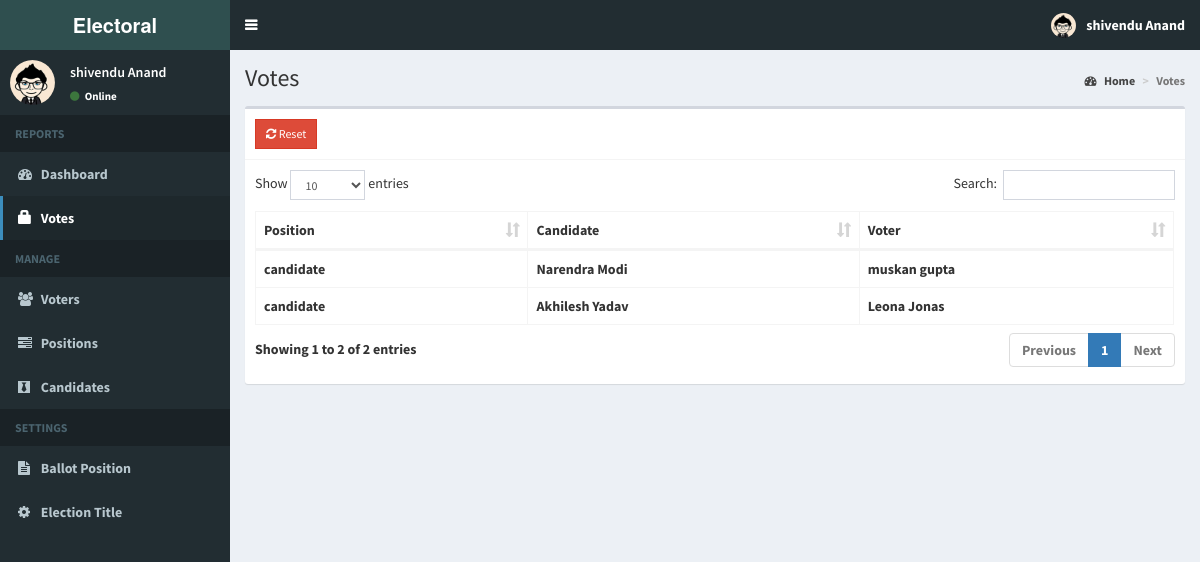
Screenshot of /admin/votes.php (signed in) with the database file from the repository.
### tables this page shows
CREATE TABLE `votes` (
  `id` int(11) NOT NULL,
  `voters_id` int(11) NOT NULL,
  `candidate_id` int(11) NOT NULL,
  `position_id` int(11) NOT NULL
);

CREATE TABLE `positions` (
  `id` int(11) NOT NULL,
  `description` varchar(50) NOT NULL,
  `max_vote` int(11) NOT NULL,
  `priority` int(11) NOT NULL
);

CREATE TABLE `candidates` (
  `id` int(11) NOT NULL,
  `position_id` int(11) NOT NULL,
  `firstname` varchar(30) NOT NULL,
  `lastname` varchar(30) NOT NULL,
  `photo` varchar(150) NOT NULL,
  `platform` text NOT NULL
);

CREATE TABLE `voters` (
  `id` int(11) NOT NULL,
  `voters_id` varchar(15) NOT NULL,
  `password` varchar(60) NOT NULL,
  `firstname` varchar(30) NOT NULL,
  `lastname` varchar(30) NOT NULL,
  `photo` varchar(150) NOT NULL
);

### admin/includes/session.php (called while the page is built, shortened)
<?php
	include 'includes/conn.php';
	$sql = "SELECT * FROM admin WHERE id = '".$_SESSION['admin']."'";
	$query = $conn->query($sql);
	$user = $query->fetch_assoc();
?>

### admin/votes.php (the view, shortened to what this page needs)
<?php include 'includes/session.php'; ?>
<?php include 'includes/header.php'; ?>
<body class="hold-transition skin-blue sidebar-mini">
<div class="wrapper">
  <?php include 'includes/navbar.php'; ?>
  <?php include 'includes/menubar.php'; ?>
  <div class="content-wrapper">
    <section class="content-header">
      <h1>
        Votes
      </h1>
      <ol class="breadcrumb">
        <li><a href="#"><i class="fa fa-dashboard"></i> Home</a></li>
        <li class="active">Votes</li>
      </ol>
    </section>
    <section class="content">
      <div class="row">
        <div class="col-xs-12">
          <div class="box">
            <div class="box-header with-border">
              <a href="#reset" data-toggle="modal" class="btn btn-danger btn-sm btn-flat"><i class="fa fa-refresh"></i> Reset</a>
            </div>
            <div class="box-body">
              <table id="example1" class="table table-bordered">
                <thead>
                  <th>Position</th>
                  <th>Candidate</th>
                  <th>Voter</th>
                </thead>
                <tbody>
                  <?php
                    $sql = "SELECT *, candidates.firstname AS canfirst, candidates.lastname AS canlast, voters.firstname AS votfirst, voters.lastname AS votlast FROM votes LEFT JOIN positions ON positions.id=votes.position_id LEFT JOIN candidates ON candidates.id=votes.candidate_id LEFT JOIN voters ON voters.id=votes.voters_id ORDER BY positions.priority ASC";
                    $query = $conn->query($sql);
                    while($row = $query->fetch_assoc()){
                      echo "
                        <tr>
                          <td class='hidden'></td>
                          <td>".$row['description']."</td>
                          <td>".$row['canfirst'].' '.$row['canlast']."</td>
                          <td>".$row['votfirst'].' '.$row['votlast']."</td>
                        </tr>
                      ";
                    }
                  ?>
                </tbody>
              </table>
            </div>
          </div>
        </div>
      </div>
    </section>
  </div>
</div>
</body>
</html>

### admin/includes/header.php (shortened to what this page needs)
<!DOCTYPE html>
<html>
<head>
  	<link rel="stylesheet" href="../bower_components/bootstrap/dist/css/bootstrap.min.css">
    <link rel="stylesheet" href="../plugins/iCheck/all.css">
  	<link rel="stylesheet" href="../bower_components/font-awesome/css/font-awesome.min.css">
  	<link rel="stylesheet" href="../dist/css/AdminLTE.min.css">
    <link rel="stylesheet" href="../bower_components/datatables.net-bs/css/dataTables.bootstrap.min.css">
    <link rel="stylesheet" href="../bower_components/bootstrap-daterangepicker/daterangepicker.css">
    <link rel="stylesheet" href="../plugins/timepicker/bootstrap-timepicker.min.css">
    <link rel="stylesheet" href="../bower_components/bootstrap-datepicker/dist/css/bootstrap-datepicker.min.css">
    <link rel="stylesheet" href="../dist/css/skins/_all-skins.min.css">
</head>

### admin/includes/navbar.php (shortened to what this page needs)
<header class="main-header">
  <a href="home.php" class="logo">
    <span class="logo-lg"><b>Electoral </span>
  </a>
  <nav class="navbar navbar-static-top">
    <a href="#" class="sidebar-toggle" data-toggle="push-menu" role="button">
    </a>
    <div class="navbar-custom-menu">
      <ul class="nav navbar-nav">
        <li class="dropdown user user-menu">
          <a href="#" class="dropdown-toggle" data-toggle="dropdown">
            <img src="<?php echo (!empty($user['photo'])) ? '../images/'.$user['photo'] : '../images/profile.jpg'; ?>" class="user-image" alt="User Image">
            <span class="hidden-xs"><?php echo $user['firstname'].' '.$user['lastname']; ?></span>
          </a>
        </li>
      </ul>
    </div>
  </nav>
</header>

### admin/includes/menubar.php (shortened to what this page needs)
<aside class="main-sidebar">
  <section class="sidebar">
    <div class="user-panel">
      <div class="pull-left image">
        <img src="<?php echo (!empty($user['photo'])) ? '../images/'.$user['photo'] : '../images/profile.jpg'; ?>" class="img-circle" alt="User Image">
      </div>
      <div class="pull-left info">
        <p><?php echo $user['firstname'].' '.$user['lastname']; ?></p>
        <a><i class="fa fa-circle text-success"></i> Online</a>
      </div>
    </div>
    <ul class="sidebar-menu" data-widget="tree">
      <li class="header">REPORTS</li>
      <li class=""><a href="home.php"><i class="fa fa-dashboard"></i> <span>Dashboard</span></a></li>
      <li class=""><a href="votes.php"><span class="glyphicon glyphicon-lock"></span> <span>Votes</span></a></li>
      <li class="header">MANAGE</li>
      <li class=""><a href="voters.php"><i class="fa fa-users"></i> <span>Voters</span></a></li>
      <li class=""><a href="positions.php"><i class="fa fa-tasks"></i> <span>Positions</span></a></li>
      <li class=""><a href="candidates.php"><i class="fa fa-black-tie"></i> <span>Candidates</span></a></li>
      <li class="header">SETTINGS</li>
      <li class=""><a href="ballot.php"><i class="fa fa-file-text"></i> <span>Ballot Position</span></a></li>
      <li class=""><a href="#config" data-toggle="modal"><i class="fa fa-cog"></i> <span>Election Title</span></a></li>
    </ul>
  </section>
</aside>

### rows the page displays
votes: position.description "candidate", candidate.firstname "Narendra", candidate.lastname "Modi", voters.firstname "muskan", voters.lastname "gupta"
votes: position.description "candidate", candidate.firstname "Akhilesh", candidate.lastname "Yadav", voters.firstname "Leona", voters.lastname "Jonas"

### other values shown
$user['firstname'] "shivendu"
$user['lastname'] "Anand"
